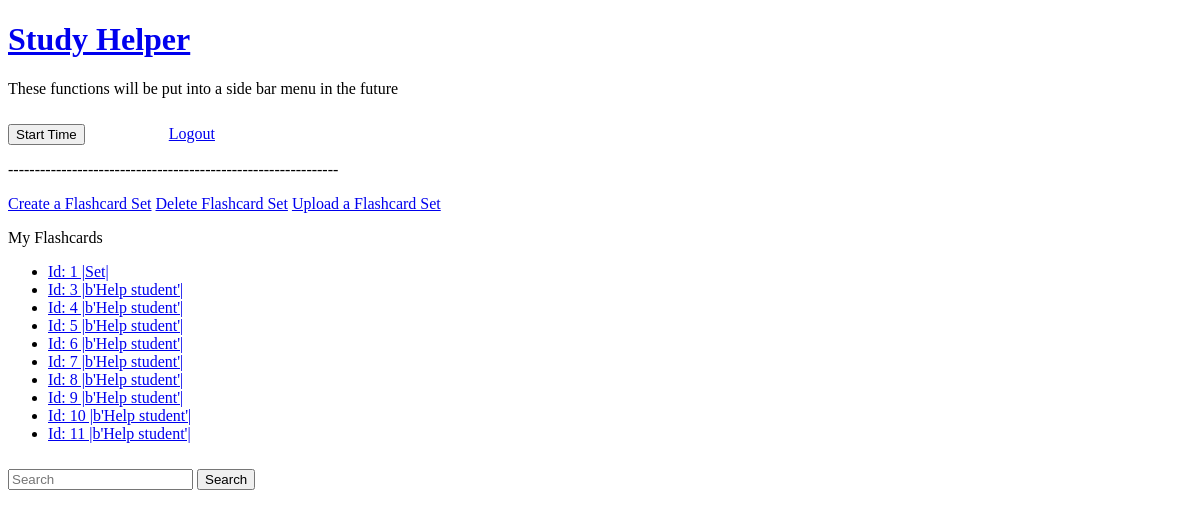
The page /flashcard (signed in) on the database as committed earlier.
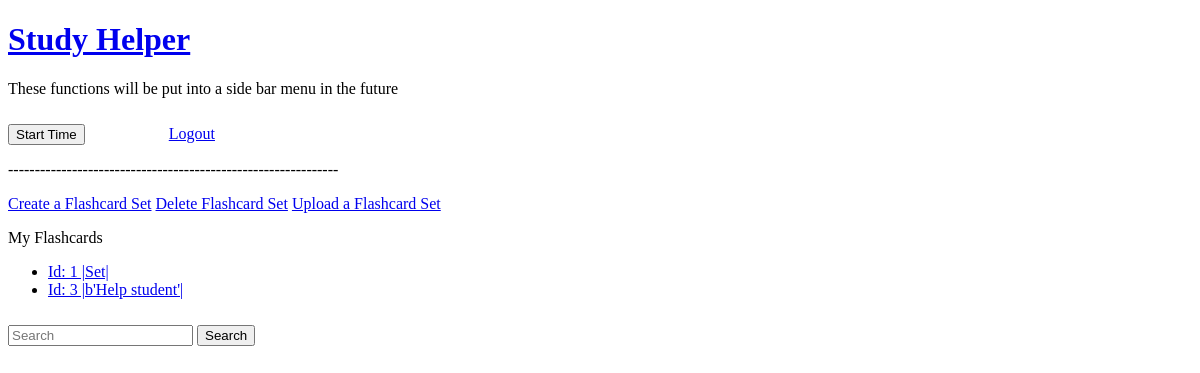
The same page on the database as committed later.
### myapp/models.py (models this page shows)
class Flashcardset(UserMixin, db.Model):
    id = db.Column(db.Integer, primary_key=True)
    author_id = db.Column(db.Integer, db.ForeignKey('user.id'))
    name = db.Column(db.String(64), unique=False, index=True)
    cards = db.relationship('Card', backref='set', lazy=True)
    def __repr__(self):
        return f'Id: {self.id} |{self.name}|'

### myapp/routes.py (the view)
@myapp_obj.route("/flashcard")
@login_required
def display():
    flashcards = Flashcardset.query.filter_by(author_id = current_user.get_id())
    return render_template("/flashcard/flashcard_portal.html",
    flashcards = flashcards)

### myapp/models.py (called while the page is built)
@login.user_loader
def load_user(id):
    return User.query.get(int(id))

### myapp/templates/flashcard/flashcard_portal.html
{% extends "user/user_menu.html" %}
{% block content %}
<a href="/flashcard/create">Create a Flashcard Set</a>
<a href="/flashcard/delete">Delete Flashcard Set</a>
<a href="/flashcard/upload">Upload a Flashcard Set</a>
<p>My Flashcards</p>
<ul>
{% for cards in flashcards %}
    <li>
    <a href="/flashcard/display/{{ cards.name }}-{{ cards.id }}">{{ cards }}</a>
    </li>
{% endfor %}
</ul>
{% endblock %}

### myapp/templates/user/user_menu.html (shortened to what this page needs)
{% extends "base.html" %}
{% block menu %}
    <p>These functions will be put into a side bar menu in the future</p>
    <button id="start_timer" class="btn">Start Time</button>
    <a href="/logout">Logout</a>
    <p>--------------------------------------------------------------</p>
{% endblock %}

### myapp/templates/base.html (shortened to what this page needs)
<!DOCTYPE HTML>
<html>
    <head>
    <link rel="stylesheet" href="{{ url_for('static', filename='css/pomodoro.css') }}">
	<a href="/">
        <h1>Study Helper</h1>
    <a>
    </head>
    <body>
        {% if current_user.is_authenticated %}
            {% block menu %}
            {% endblock %}
        {% endif %}
	{% block content %}
	{% endblock %}
    <form class="form-inline my-2 my-lg-0" method="GET">
         <input class="form-control mr-sm-2"
         type="search" placeholder="Search" name="q">
         <button class="btn btn-outline-success my-2 my-sm-0"
         type="submit">Search</button>
    </form>
    </body>
</html>

### myapp/static/css/pomodoro.css (style rules this page uses)
body { margin: 20; padding: 10; }
.btn { margin-top: 10px; display : inline; }

Rows that differ between the two databases and show on the page:
removed Flashcardset: id+name "Id: 4 |b'Help student'|"
removed Flashcardset: id+name "Id: 5 |b'Help student'|"
removed Flashcardset: id+name "Id: 6 |b'Help student'|"
removed Flashcardset: id+name "Id: 7 |b'Help student'|"
removed Flashcardset: id+name "Id: 8 |b'Help student'|"
removed Flashcardset: id+name "Id: 9 |b'Help student'|"
removed Flashcardset: id+name "Id: 10 |b'Help student'|"
removed Flashcardset: id+name "Id: 11 |b'Help student'|"
